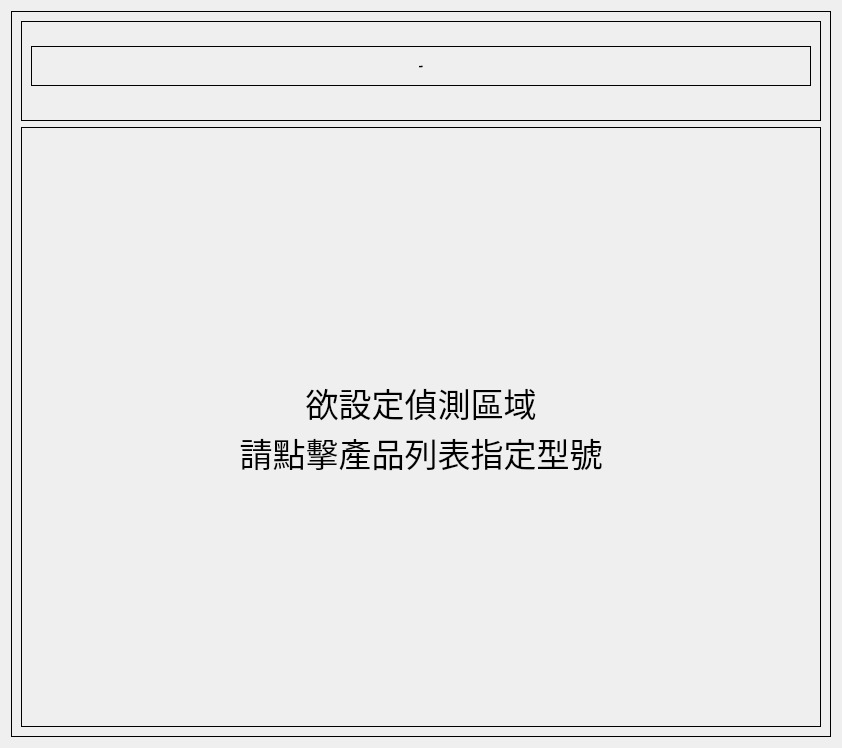
                <widget class="QWidget" name="page">
                 <layout class="QVBoxLayout" name="verticalLayout_9">
                  <item alignment="Qt::AlignTop">
                   <widget class="QFrame" name="frame_7">
                    <property name="minimumSize">
                     <size>
                      <width>800</width>
                      <height>0</height>
                     </size>
                    </property>
                    <property name="styleSheet">
                     <string notr="true">border:1px solid</string>
                    </property>
                    <property name="frameShape">
                     <enum>QFrame::StyledPanel</enum>
                    </property>
                    <property name="frameShadow">
                     <enum>QFrame::Raised</enum>
                    </property>
                    <layout class="QVBoxLayout" name="verticalLayout_10">
                     <item alignment="Qt::AlignTop">
                      <widget class="QFrame" name="frame_8">
                       <property name="minimumSize">
                        <size>
                         <width>0</width>
                         <height>100</height>
                        </size>
                       </property>
                       <property name="frameShape">
                        <enum>QFrame::StyledPanel</enum>
                       </property>
                       <property name="frameShadow">
                        <enum>QFrame::Raised</enum>
                       </property>
                       <layout class="QVBoxLayout" name="verticalLayout_11">
                        <property name="topMargin">
                         <number>0</number>
                        </property>
                        <item>
                         <widget class="QPushButton" name="Setting_Build_Data">
                          <property name="minimumSize">
                           <size>
                            <width>0</width>
                            <height>40</height>
                           </size>
                          </property>
                          <property name="font">
                           <font>
                            <pointsize>-1</pointsize>
                            <weight>75</weight>
                            <bold>true</bold>
                           </font>
                          </property>
                          <property name="styleSheet">
                           <string notr="true"/>
                          </property>
                          <property name="text">
                           <string>新增資料</string>
                          </property>
                         </widget>
                        </item>
                       </layout>
                      </widget>
                     </item>
                     <item>
                      <widget class="QLabel" name="Setting_Setup_img">
                       <property name="minimumSize">
                        <size>
                         <width>800</width>
                         <height>600</height>
                        </size>
                       </property>
                       <property name="maximumSize">
                        <size>
                         <width>1280</width>
                         <height>800</height>
                        </size>
                       </property>
                       <property name="font">
                        <font>
                         <pointsize>25</pointsize>
                        </font>
                       </property>
                       <property name="text">
                        <string>欲設定偵測區域
請點擊產品列表指定型號</string>
                       </property>
                       <property name="alignment">
                        <set>Qt::AlignCenter</set>
                       </property>
                      </widget>
                     </item>
                    </layout>
                   </widget>
                  </item>
                 </layout>
                </widget>
